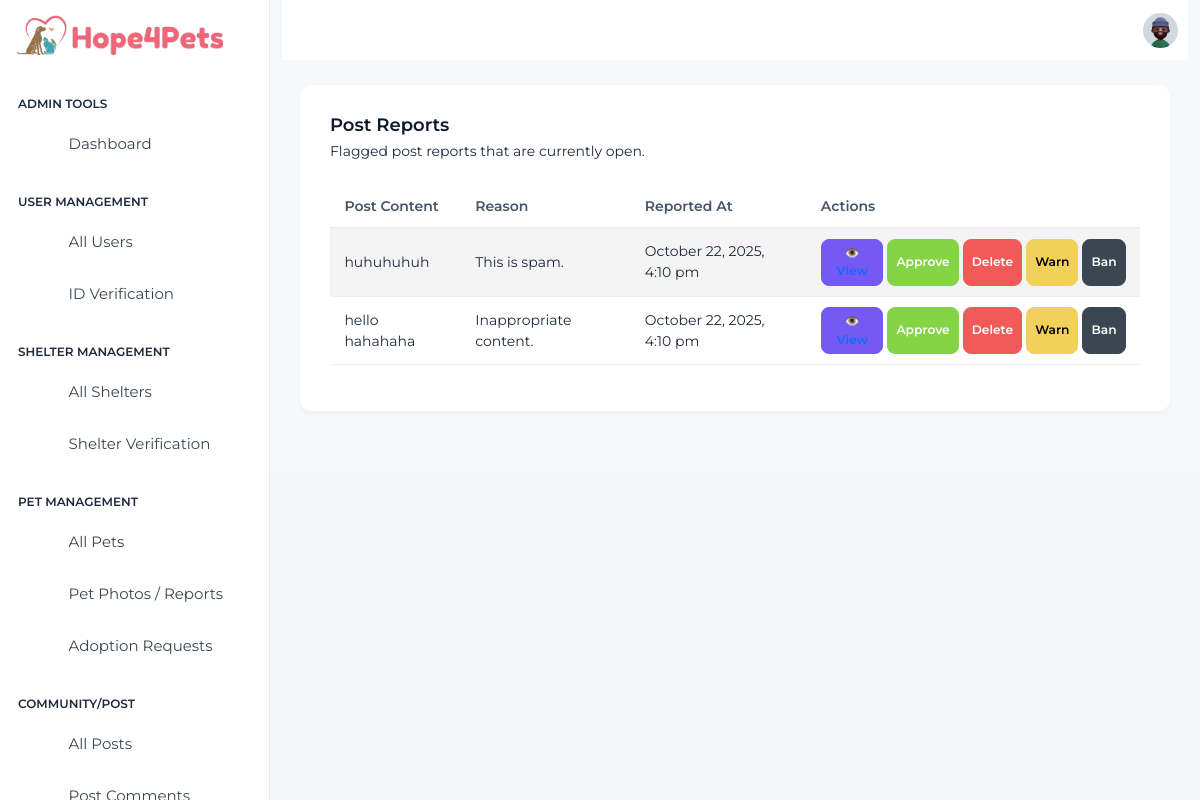
Page /admin/views/Post/post-reports.php (signed in) on the committed database.
### tables this page shows
CREATE TABLE `post_reports` (
  `id` bigint(20) UNSIGNED NOT NULL,
  `reporter_id` bigint(20) UNSIGNED DEFAULT NULL,
  `post_id` bigint(20) UNSIGNED NOT NULL,
  `reason` varchar(255) DEFAULT NULL,
  `status` enum('open','resolved','dismissed') DEFAULT 'open',
  `created_at` timestamp NOT NULL DEFAULT current_timestamp(),
  `handled_by` bigint(20) UNSIGNED DEFAULT NULL,
  `handled_at` timestamp NULL DEFAULT NULL
);

CREATE TABLE `posts` (
  `id` bigint(20) UNSIGNED NOT NULL,
  `user_id` bigint(20) UNSIGNED NOT NULL,
  `pet_id` bigint(20) UNSIGNED DEFAULT NULL,
  `content` text DEFAULT NULL,
  `created_at` timestamp NOT NULL DEFAULT current_timestamp()
);

### controllers/BaseController.php (called while the page is built, shortened)
<?php
require_once __DIR__ . '/../config/db-connection/db_connection.php';
abstract class BaseController {
    protected static ?mysqli $conn = null;
    protected static function db(): mysqli {
        if (self::$conn === null) {
            global $conn;
            self::$conn = $conn;
        }
        return self::$conn;
    }
    protected static function fetchAll(string $sql, string $types = '', array $params = []): array {
        $mysqli = self::db();
        try {
            if ($types !== '' && !empty($params)) {
                $stmt = $mysqli->prepare($sql);
                $stmt->bind_param($types, ...$params);
                $stmt->execute();
                $result = $stmt->get_result();
                $rows = $result ? $result->fetch_all(MYSQLI_ASSOC) : [];
                return $rows;
            }
            $result = $mysqli->query($sql);
            $rows = $result->fetch_all(MYSQLI_ASSOC);
            return $rows;
        } catch (mysqli_sql_exception $e) {
            error_log('DB error in fetchAll: ' . $e->getMessage() . ' -- SQL: ' . $sql);
            return [];
        }
    }
}

### admin/controllers/Post/post-reports-controller.php (called while the page is built, shortened)
<?php
require_once __DIR__ . '/../../../controllers/BaseController.php';
class PostReportsController extends BaseController {
    public static function listOpen(int $limit = 100): array {
        $sql = "SELECT pr.id, pr.post_id, pr.reporter_id, pr.reason, pr.status, pr.created_at, p.content
                FROM post_reports pr JOIN posts p ON p.id = pr.post_id
                WHERE pr.status = 'open' ORDER BY pr.created_at DESC LIMIT ?";
        return self::fetchAll($sql, 'i', [$limit]);
    }
}
?>

### admin/views/Post/post-reports.php (the view, shortened to what this page needs)
<?php
include dirname(__DIR__, 2) . '/controllers/Post/post-reports-controller.php';
$reports = PostReportsController::listOpen();
?>
<?php
include dirname(__DIR__, 2) . '/sidebar.php';
?>
<div class="body-wrapper">
    <?php include dirname(__DIR__, 2) . '/header.php'; ?>
    <div class="container-fluid">
        <div class="card">
            <div class="card-body">
                <h5 class="card-title">Post Reports</h5>
                <p class="card-subtitle mb-4">Flagged post reports that are currently open.</p>
                <div class="table-responsive">
                    <table class="table table-striped">
                        <thead>
                            <tr>
                                <th scope="col">Post Content</th>
                                <th scope="col">Reason</th>
                                <th scope="col">Reported At</th>
                                <th scope="col">Actions</th>
                            </tr>
                        </thead>
                        <tbody>
                            <?php if (empty($reports)) : ?>
                                <tr>
                                    <td colspan="4" class="text-center">No open reports found.</td>
                                </tr>
                            <?php else : ?>
                                <?php foreach ($reports as $report) : ?>
                                    <tr>
                                        <td><?php echo htmlspecialchars(substr($report['content'], 0, 50)) . (strlen($report['content']) > 50 ? '...' : ''); ?></td>
                                        <td><?php echo htmlspecialchars($report['reason']); ?></td>
                                        <td><?php echo date('F j, Y, g:i a', strtotime($report['created_at'])); ?></td>
                                        <td>
                                            <form method="POST" action="" class="d-inline-flex gap-1">
                                                <a href="/Hope4PetsOnlinePetAdoptionandRehomingSystem/public-users/views/PostView.php?id=<?php echo $report['post_id']; ?>" class="btn btn-sm btn-info" target="_blank" title="View Post">
                                                    👁️ View
                                                </a>
                                                <button type="submit" name="action" value="approve" class="btn btn-sm btn-success" title="Approve Content (Dismiss Report)">Approve</button>
                                                <button type="submit" name="action" value="delete_post" class="btn btn-sm btn-danger" title="Delete Post" onclick="return confirm('Are you sure you want to permanently delete this post?');">Delete</button>
                                                <button type="submit" name="action" value="warn" class="btn btn-sm btn-warning" title="Warn the user who created the post" onclick="return confirm('Are you sure you want to warn the user who created this post?');">Warn</button>
                                                <button type="submit" name="action" value="ban" class="btn btn-sm btn-dark" title="Ban the user who created the post" onclick="return confirm('Are you sure you want to permanently ban the user who created this post?');">Ban</button>
                                            </form>
                                        </td>
                                    </tr>
                                <?php endforeach; ?>
                            <?php endif; ?>
                        </tbody>
                    </table>
                </div>
            </div>
        </div>
    </div>
    <?php include dirname(__DIR__, 2) . '/footer.php'; ?>

### assets/css/admin-theme.css (style rules this page uses)
body, .card, .left-sidebar, .navbar, .app-header, .sidebar-nav, .dropdown-menu, .table, .page-wrapper { transition: background-color .25s ease, color .25s ease, border-color .25s ease; }
body.theme-light { background-color: #f5f7fa; color: #1e293b; }
body.theme-light .card { background-color: #ffffff; color: inherit; }
body.theme-light .table, body.theme-dark .table { background:transparent !important; }
body.theme-light .table thead, body.theme-dark .table thead { background:transparent !important; }
body.theme-light .table thead th { border-bottom:1px solid #e2e8f0 !important; }
body.theme-light .table-striped > tbody > tr:nth-of-type(odd) > * { background: rgba(0,0,0,0.02) !important; }
body.theme-light .table-striped > tbody > tr:nth-of-type(even) > *, body.theme-dark .table-striped > tbody > tr:nth-of-type(even) > * { background: transparent !important; }
body.theme-light .table, body.theme-light .table-light { --bs-table-bg: transparent !important; --bs-table-striped-bg: rgba(0,0,0,0.025) !important; --bs-table-hover-bg: rgba(0,0,0,0.04) !important; }
body.theme-light .table th, body.theme-light .table td, body.theme-dark .table th, body.theme-dark .table td { padding: .65rem .9rem !important; vertical-align: middle; }
body.theme-light .table th { font-weight:600; color: var(--h4p-text-secondary); }
body.theme-light { --h4p-text-primary: #1e293b; --h4p-text-secondary: #475569; --h4p-text-muted: #64748b; --h4p-text-invert: #f8fafc; --h4p-heading: #0f172a; --h4p-number: #111827; }
body.theme-light, body.theme-dark { color: var(--h4p-text-primary); }
body.theme-light h1,body.theme-light h2,body.theme-light h3,body.theme-light h4,body.theme-light h5,body.theme-light h6, body.theme-dark h1,body.theme-dark h2,body.theme-dark h3,body.theme-dark h4,body.theme-dark h5,body.theme-dark h6 { color: var(--h4p-heading); }
body.theme-light p, body.theme-dark p, body.theme-light li, body.theme-dark li, body.theme-light td, body.theme-dark td, body.theme-light th, body.theme-dark th { color: var(--h4p-text-primary); }
body.theme-light ::placeholder { color: var(--h4p-text-muted); opacity:1; }
body.theme-light a { color:#0d6efd; }

### rows in the picture
post_reports: post.content "huhuhuhuh", reason "This is spam.", created_at "October 22, 2025, 4:10 pm"
post_reports: post.content "hello hahahaha", reason "Inappropriate content.", created_at "October 22, 2025, 4:10 pm"
